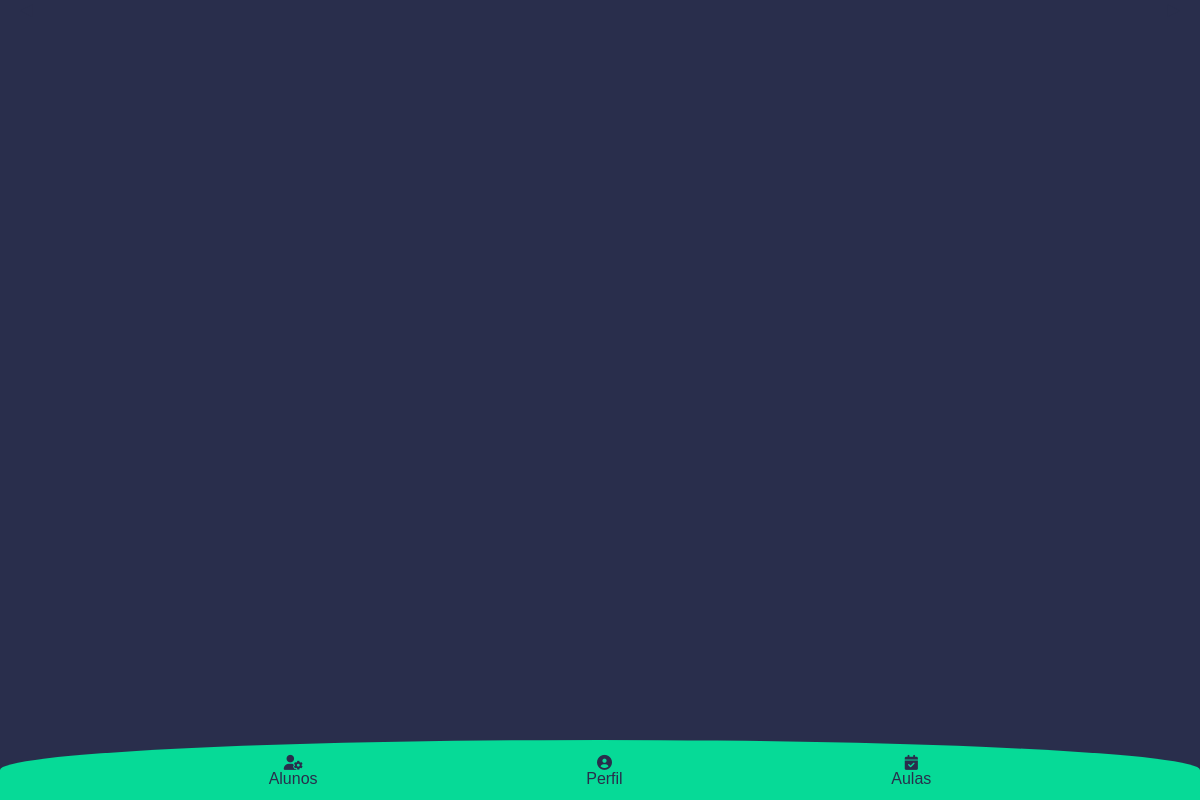
The page /tennisTracer/ on the database as committed earlier.
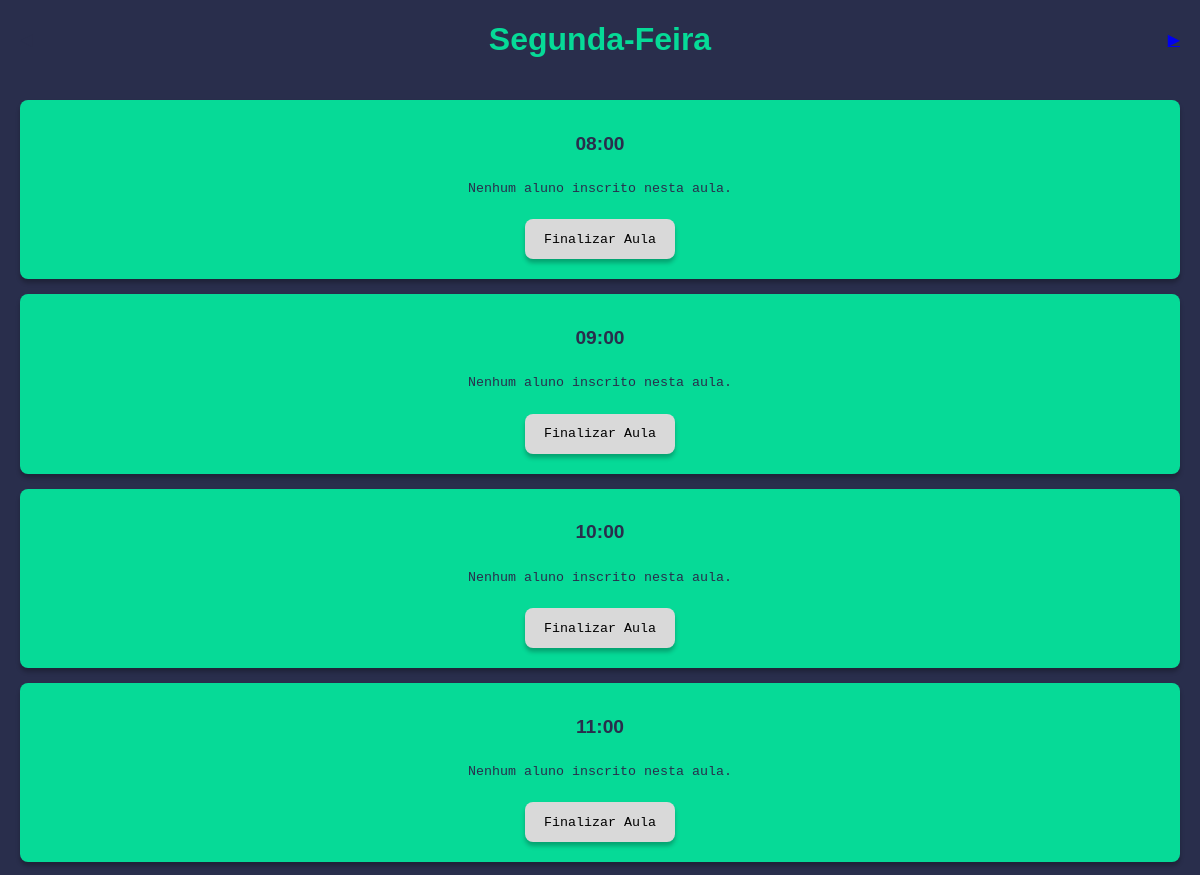
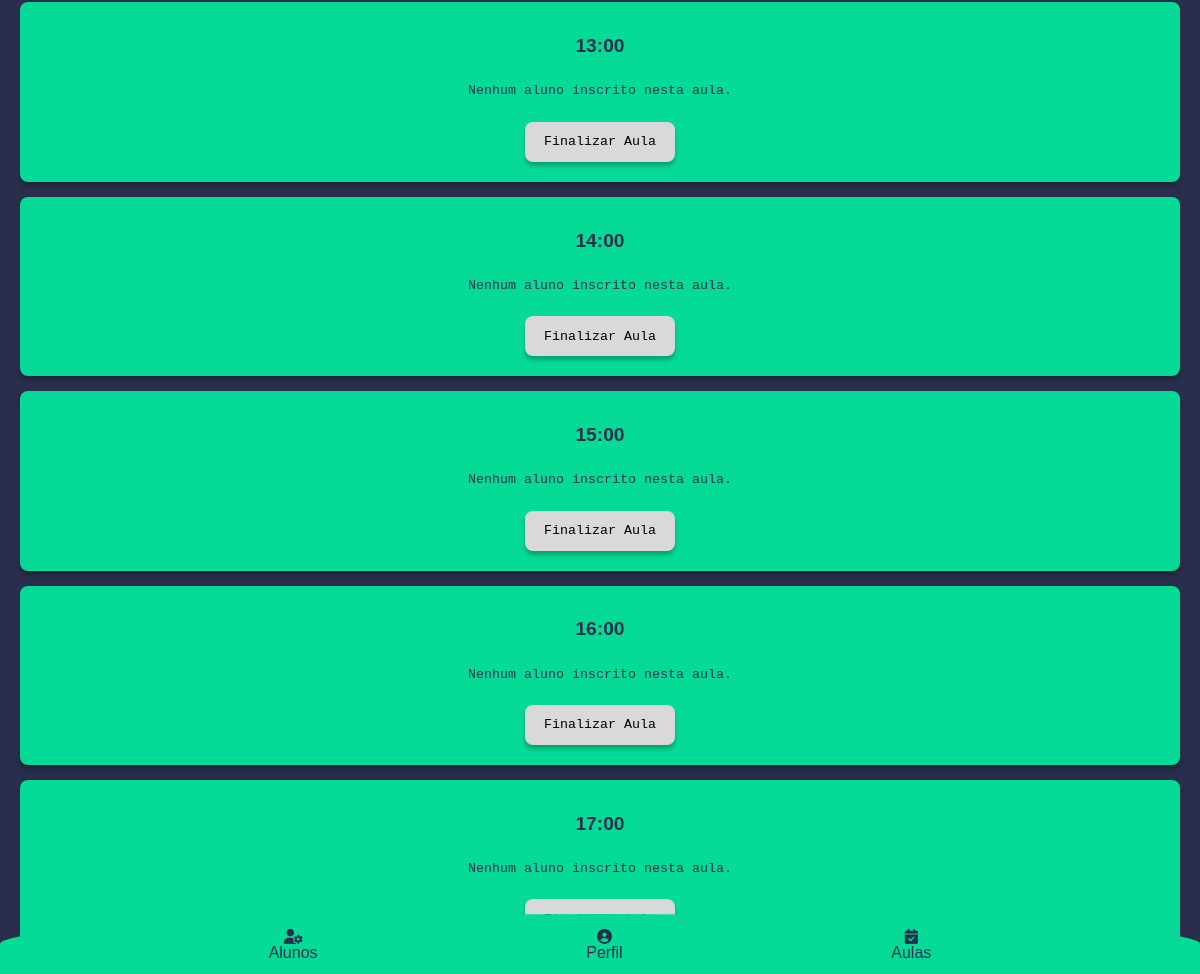
The same page on the database as committed later (2 pictures, top to bottom).
### contact/models.py (models this page shows, shortened)
class Aula(models.Model):
    day = models.CharField(max_length=50)
    hora_ini = models.TimeField()
    hora_fim = models.TimeField()
    coach = models.ForeignKey(
        Coach,
        on_delete=models.SET_NULL,
        blank=True, null=True
    )

### contact/views/alunos_views.py (the view)
# urls.py: path('tennisTracer/', views.index, name='index'), #Alterar posteriormente
def index(request):
    title = 'Aulas'
    aulas = Aula.objects.filter(coach=1)
    paginator = Paginator(aulas, 9)
    page_number = request.GET.get("page")
    page_obj = paginator.get_page(page_number)
    context = {
        'title': title,
        'page_obj': page_obj,
    }
    return render(
        request,
        'tennisTracer/day.html',
        context,
    )

### contact/templates/tennisTracer/day.html
{% extends "global/base.html" %}
{% block content %}
<main class="content">
    <div class="day">
        <div class="pagination-left">
            {% if page_obj.has_previous %}
                <a href="?page={{ page_obj.previous_page_number }}">&#9664;</a>
            {% else %}
                <span class="disabled">&#9664;</span>
            {% endif %}
        </div>
        <div class="nameDay">
            {% if page_obj %}
                <h1>{{ page_obj.object_list.0.day }}</h1>
            {% endif %}
        </div>
        <div class="pagination-right">
            {% if page_obj.has_next %}
                <a href="?page={{ page_obj.next_page_number }}">&#9654;</a>
            {% else %}
                <span class="disabled">&#9654;</span>
            {% endif %}
        </div>
    </div>
    {% for day in page_obj %}
    <div class="aula-Hora">
        <div class="card">
            <h1 class="title"> {{ day.hora_ini }} </h1>
            <div class="aluno-Card">
                {% for person in day.aluno_aula_set.all %}
                <div class="aluno-Foto">
                    <img src="{{ person.aluno.picture.url }}" alt="{{ person.aluno.nome }}"/>
                    <div class="aluno-Nome">{{ person.aluno.last_name }}</div>
                </div>
                {% empty %}
                <p>Nenhum aluno inscrito nesta aula.</p>
                {% endfor %}
            </div>
            <div class="button">
                <button class="button-Card"> Finalizar Aula </button>
            </div>
        </div>
    </div>
    {% endfor %}
</main>
{% endblock content %}

### base_templates/global/base.html (shortened to what this page needs)
<!DOCTYPE html>
<html lang="pt-br">
<head>
    {% include "global/partials/_head.html" %}
</head>
    {% include "global/partials/_header.html" %}
<body>
    {% block content %}{% endblock content %}
</body>

### base_templates/global/partials/_head.html (shortened to what this page needs)
{% load static %}
<link rel="stylesheet" href="{% static "global/css/style.css" %}">
<link rel="stylesheet" href="https://cdnjs.cloudflare.com/ajax/libs/font-awesome/6.0.0-beta3/css/all.min.css">

### base_templates/global/partials/_header.html
{% load static %}
<header class="header">
    <nav class="menu">
        <ul class="menu-list">
            <li class="menu-item">
                <a href= " {% url 'tennisTracer:createAluno' %} " class="menu-link">
                    <i class="fas fa-user-cog"></i> Alunos
                </a>
            </li>
            <li class="menu-item">
                <a href= " {% url 'tennisTracer:profileCoach' %} " class="menu-link">
                    <i class="fas fa-user-circle"></i> Perfil
                </a>
            </li>
            <li class="menu-item">
                <a href= " {% url 'tennisTracer:index' %} " class="menu-link">
                    <i class="fas fa-calendar-check"></i> Aulas
                </a>
            </li>
        </ul>
    </nav>
</header>

### base_static/global/css/style.css (style rules this page uses)
:root { @import url('https://fonts.googleapis.com/css2?family=Jockey+One&family=Oswald:wght@200..700&family=Roboto+Mono:ital,wght@0,100..700;1,100..700&display=swap'); --background-color: #292E4C; --black-color: #292E4C; --dark-Green: #06DA97; --light-Green: #B1EBC2; --button: #D9D9D9; --font_title: "Jockey One", sans-serif; --font_subtitle: "Roboto Mono", monospace; }
html, body { margin: 0; padding: 0; border: none; background: var(--background-color); box-sizing: border-box; }
body { font-family: var(--font_title); color: var(--black-color); }
.menu { position: fixed; bottom: 0; width: 100%; height: 60px; background-color: var(--dark-Green); z-index: 1000; border-top: var(--black-color); border: 3px; border-radius: 50% 50% 0 0; }
.menu-list { display: flex; justify-content: space-evenly; align-items: center; margin: 15px 0; padding: 0; width: 100%; }
li { display: inline-block; flex-direction: column; color: var(--black-color); text-decoration: none; }
nav ul li a { color: var(--background-color); text-decoration: none; display: flex; flex-direction: column; align-items: center; }
nav ul li a i { font-size: 15px; transition: color 0.3s; }
.day { display: flex; justify-content: space-between; align-items: center; padding: 0 20px; margin-bottom: 20px; }
.nameDay { font-family: var(--font_title); font-weight: 400; color: var(--dark-Green); display: flex; align-items: center; justify-content: center; font-size: medium; }
.card { width: calc(100% - 40px); min-height: 165px; border-radius: 8px; font-family: var(--font_title); color: var(--black-color); background-color: var(--dark-Green); display: flex; flex-direction: column; text-align: center; align-items: center; box-shadow: 0px 4px 4px 0px rgba(0, 0, 0, 0.25), 0px 4px 4px 0px rgba(224, 14, 14, 0.00); margin-bottom: 15px; padding: 20px; box-sizing: border-box; margin-left: 20px; margin-right: 20px; }
.title { align-items: center; justify-content: center; font-size: larger; }
.aluno-Card { display: flex; align-items: center; justify-content: center; flex-wrap: wrap; gap: 20px; }
p { font-family: var(--font_subtitle); font-size: smaller; }
.button-Card { width: 137px; height: 19px; flex-shrink: 0; border-radius: 50px; font-family: var(--font_subtitle); background: var(--button); box-shadow: 0px 4px 4px 0px rgba(0, 0, 0, 0.25); border: none; text-decoration: none; margin-top: 10px; }
.button-Card { width: 150px; height: 40px; border-radius: 8px; font-family: var(--font_subtitle); background: var(--button); box-shadow: 0px 4px 4px rgba(0, 0, 0, 0.25); border: none; text-align: center; cursor: pointer; transition: background-color 0.3s; }

Rows that differ between the two databases and show on the page:
added Aula: object_list.0.day "Segunda-Feira", hora_ini "08:00"
added Aula: hora_ini "09:00"
added Aula: hora_ini "10:00"
added Aula: hora_ini "11:00"
added Aula: hora_ini "13:00"
added Aula: hora_ini "14:00"
added Aula: hora_ini "15:00"
added Aula: hora_ini "16:00"
added Aula: hora_ini "17:00"
